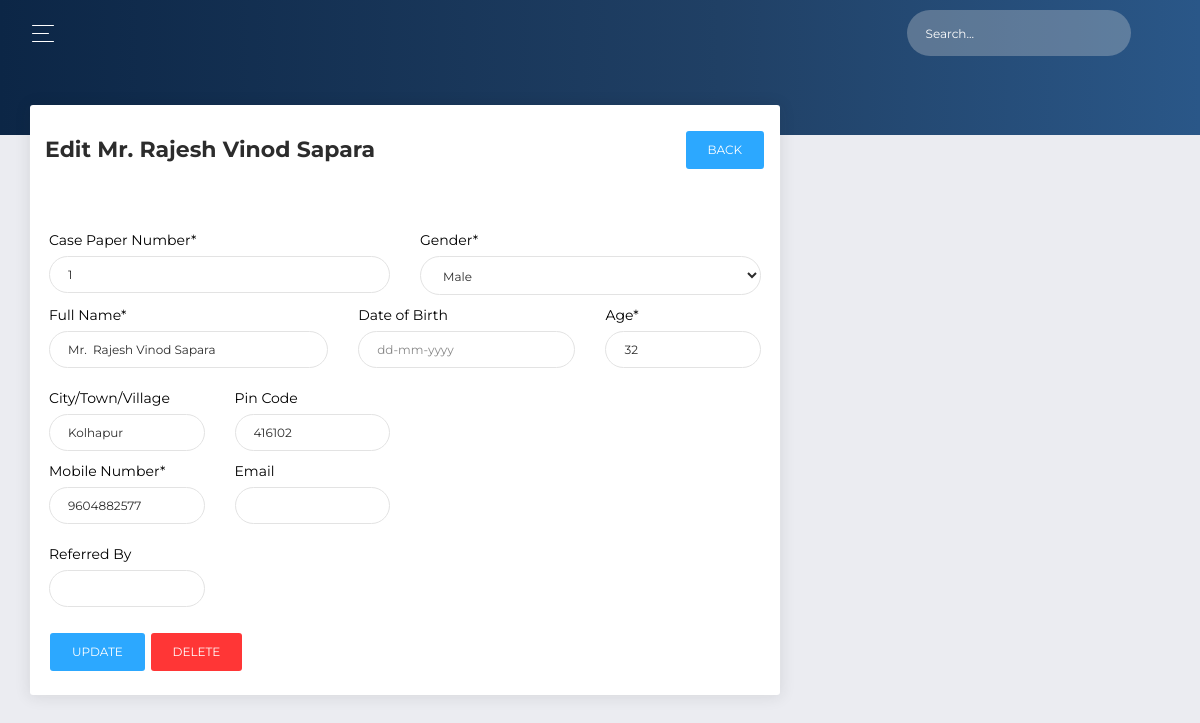
The page /patients/editpatient/6 on the database its author committed.
### patients/models.py (models this page shows, shortened)
class Patient(models.Model):
    case_paper_number = models.CharField(max_length=20)
    full_name = models.CharField(max_length=200, validators=[MinLengthValidator(10)])
    age = models.IntegerField(blank=False, validators=[MinValueValidator(12), MaxValueValidator(65)])
    birth_date = models.DateField(blank=True, null=True)
    gender = models.CharField(max_length=10, choices=PatientGender.choices, default=PatientGender.MALE)
    mobile_number = models.CharField(max_length=10)
    email = models.EmailField(max_length=100, blank=True)
    city = models.CharField(max_length=50, blank=True)
    pin_code = models.IntegerField(blank=True, null=True)
    referred_by = models.CharField(max_length=100, blank=True)
    date_added = models.DateTimeField(auto_now_add=True)

### patients/views.py (the view, shortened to what this page needs)
# urls.py: path('editpatient/<int:patient_pk>', views.editPatient, name='editPatient'),
def editPatient(request, patient_pk):
    patient = get_object_or_404(Patient, pk=patient_pk)
    form = None
    if request.method == 'GET':
        editpatientform = PatientForm(instance=patient)
        return render(request, 'patients/edit-patient.html', {'patient': patient, 'form': editpatientform})

### patients/forms.py
class PatientForm(ModelForm):
    class Meta:
        model = Patient
        fields = '__all__'
        exclude = ['date_added']
        labels = {
            'case_paper_number': 'Case Paper Number',
            'full_name': 'Full Name',
            'birth_date': 'Date of Birth',
            'mobile_number': 'Mobile Number',
            'pin_code': 'Pin Code',
            'referred_by': 'Referred By',
            'city': 'City/Town/Village'
        }
        widgets = {
            'case_paper_number': widgets.TextInput(attrs={'autocomplete': 'off'}),
            'full_name': widgets.TextInput(attrs={'autocomplete': 'off'}),
            'birth_date': widgets.DateInput(format= '%d-%m-%Y', attrs={'class':'form-control', 'autocomplete':'off', 'placeholder': 'dd-mm-yyyy'}),
            'mobile_number': widgets.NumberInput(attrs={'type': 'number'}),
            'email': widgets.EmailInput(),
            'pin_code': widgets.NumberInput(attrs={'required': 'required'}),
         }

### templates/patients/edit-patient.html (shortened to what this page needs)
{% extends 'base.html' %}
{% load static %}
{% load crispy_forms_tags %}
{% block content %}
<div class="row">
    <div class="col-md-8">
        <div class="card">
            <div class="card-header py-3 d-flex flex-row align-items-center justify-content-between">
                <div>
                    <h5 class="title">Edit {{ patient.full_name }}</h5>
                </div>
                <div>
                    <form action="{% url 'allPatients' %}" method="GET">
                        <button class="btn btn-info">BACK</button>
                    </form>
                </div>
            </div>
            <div class="card-body">
                <form action="" method="post">
                    <div class="row mt-3 p-1">
                        <div class="col-sm-12">
                            <div class="row">
                                <div class="col-6">
                                    {{ form.case_paper_number|as_crispy_field }}
                                </div>
                                <div class="col-6">
                                    {{ form.gender|as_crispy_field }}
                                </div>
                            </div>
                            <div class="row">
                                <div class="form-group col-sm-12 col-md-5">
                                    {{ form.full_name|as_crispy_field }}
                                </div>
                                <div class="col-md-4">
                                    {{ form.birth_date|as_crispy_field }}
                                </div>
                                <div class="col-md-3">
                                    {{ form.age|as_crispy_field }}
                                </div>
                            </div>
                            <div class="row">
                                <div class="col-md-3">
                                    {{ form.city|as_crispy_field }}
                                </div>
                                <div class="col-md-3">
                                    {{ form.pin_code|as_crispy_field }}
                                </div>
                            </div>
                            <div class="row">
                                <div class="form-group col-md-3">
                                    {{ form.mobile_number|as_crispy_field }}
                                </div>
                                <div class="col-md-3">
                                    {{ form.email|as_crispy_field }}
                                </div>
                            </div>
                            <div class="row">
                                <div class="col-md-3">
                                    {{ form.referred_by|as_crispy_field }}
                                </div>
                            </div>
                            <button type="submit" class="btn btn-info mt-3" name='update'>UPDATE</button>
                            <button type="submit" class="btn btn-danger mt-3" name='delete'>DELETE</button>
                        </div>
                    </div>
                </form>
            </div>
        </div>
    </div>
</div>
{% endblock content %}

### static/styles/main.css (style rules this page uses)
h5, h6 { margin-top: 0px; margin-bottom: 0px; }
.card label { color: black; font-size: 1em; }

### rows shown on the page
Patient: full_name "Mr. Rajesh Vinod Sapara", case_paper_number "1", gender "Male", age "32", city "Kolhapur", pin_code "416102", mobile_number "9604882577"
